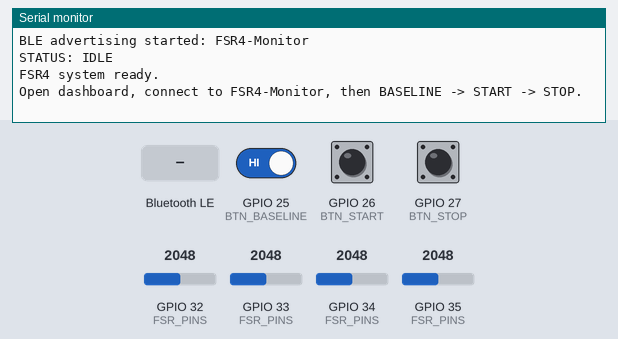
Bench run of a sketch on a simulated ESP32. Parts: the last lines printed to the serial monitor. The inputs (shaded band) are chosen by the test bench; at power-on: GPIO 25 (BTN_BASELINE) HIGH, GPIO 26 (BTN_START) HIGH, GPIO 27 (BTN_STOP) HIGH, GPIO 32 (FSR_PINS) = 2048, GPIO 33 (FSR_PINS) = 2048, GPIO 34 (FSR_PINS) = 2048, GPIO 35 (FSR_PINS) = 2048 (analog values on the 0–4095 scale). Nothing arrives over Bluetooth unless stated; a phone connects over Bluetooth LE 3 s after start.

Above: at 1.8 s.
1.9 s: GPIO 25 (BTN_BASELINE) driven LOW
At 4.6 s:
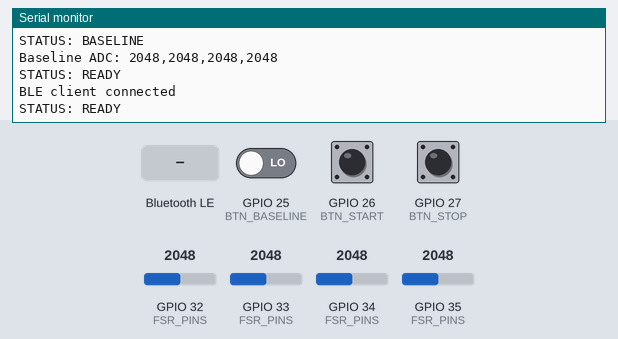
4.9 s: GPIO 26 (BTN_START) pulled LOW for 1 s
At 5.6 s:
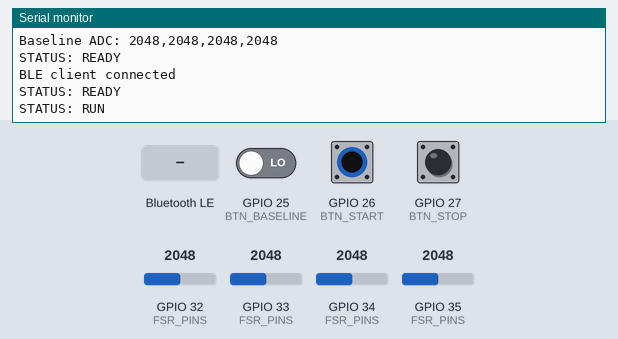
7.7 s: GPIO 27 (BTN_STOP) pulled LOW for 1 s
At 8.8 s:
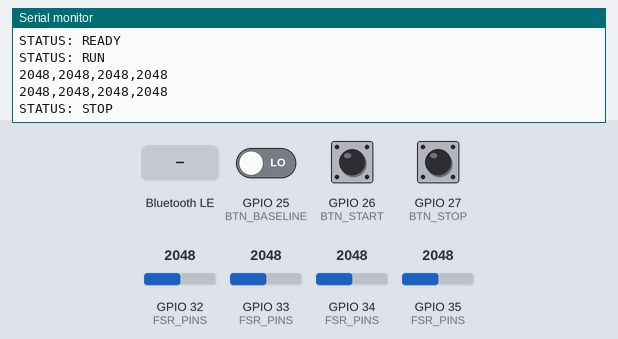
10.2 s: Bluetooth LE write "BASELINE" received
At 11.0 s:
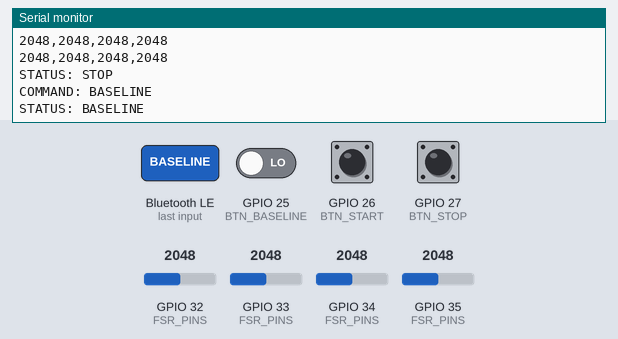
11.7 s: Bluetooth LE write "B" received
At 12.2 s:
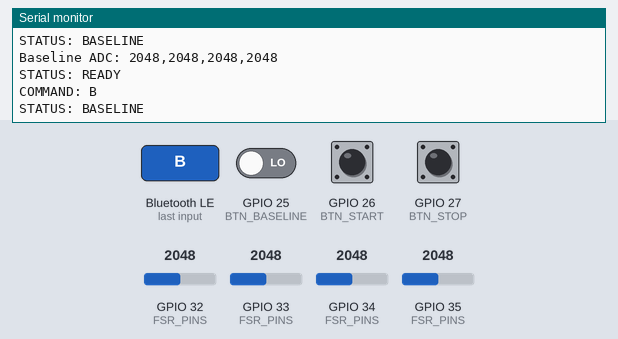
13.2 s: Bluetooth LE write "START" received
At 15.2 s:
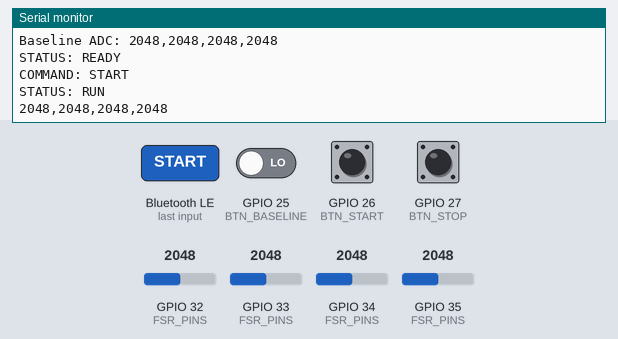

The sketch:

FSR4_ESP32_BLE_Full_1s_StringLength.ino
```cpp
/*
  FSR4 Monitoring - ESP32-WROOM-32
  Komunikasi: Bluetooth Low Energy (BLE), bukan Firebase/Wi-Fi.

  Sensor FSR402:
    FSR1 -> GPIO34
    FSR2 -> GPIO35
    FSR3 -> GPIO32
    FSR4 -> GPIO33

  Tombol ke GND (INPUT_PULLUP):
    BASELINE -> GPIO25
    START    -> GPIO26
    STOP     -> GPIO27

  BLE:
    Device name       : FSR4-Monitor
    Service UUID      : 6e400001-b5a3-f393-e0a9-e50e24dcca9e
    Command (Write)   : 6e400002-b5a3-f393-e0a9-e50e24dcca9e
    Data (Notify)     : 6e400003-b5a3-f393-e0a9-e50e24dcca9e
    Status (Notify)   : 6e400004-b5a3-f393-e0a9-e50e24dcca9e

  Interval pengiriman: 1000 ms (1 detik)
  Format data: ADC1,ADC2,ADC3,ADC4
  Status     : IDLE / BASELINE / READY / RUN / STOP
  Command    : BASELINE atau B, START atau S, STOP atau X

  Catatan:
  - Firmware mengirim ADC mentah. Konversi gram/Newton dilakukan di dashboard
    menggunakan tabel kalibrasi masing-masing sensor.
  - Baseline hanya merekam nilai acuan; tidak mengurangi nilai ADC dan tidak
    menggantikan proses kalibrasi.
  - Pastikan rangkaian pembagi tegangan FSR sesuai dan tegangan pin ESP32
    tidak pernah melebihi 3.3 V.
*/

#include <Arduino.h>
#include <BLEDevice.h>
#include <BLEServer.h>
#include <BLEUtils.h>
#include <BLE2902.h>

// ---------------- PIN ----------------
static const uint8_t FSR_PINS[4] = {34, 35, 32, 33};
static const uint8_t BTN_BASELINE = 25;
static const uint8_t BTN_START    = 26;
static const uint8_t BTN_STOP     = 27;

// ---------------- BLE UUID ----------------
#define SERVICE_UUID        "6e400001-b5a3-f393-e0a9-e50e24dcca9e"
#define COMMAND_CHAR_UUID   "6e400002-b5a3-f393-e0a9-e50e24dcca9e"
#define DATA_CHAR_UUID      "6e400003-b5a3-f393-e0a9-e50e24dcca9e"
#define STATUS_CHAR_UUID    "6e400004-b5a3-f393-e0a9-e50e24dcca9e"

// ---------------- PARAMETER ----------------
const uint32_t SAMPLE_INTERVAL_MS = 1000; // satu paket data setiap 1 detik
const uint8_t ADC_SAMPLES = 16;
const uint8_t BASELINE_COUNT = 8;
const uint32_t DEBOUNCE_MS = 220;

BLEServer *pServer = nullptr;
BLECharacteristic *pDataCharacteristic = nullptr;
BLECharacteristic *pStatusCharacteristic = nullptr;
BLECharacteristic *pCommandCharacteristic = nullptr;

bool deviceConnected = false;
bool oldDeviceConnected = false;
bool baselineCaptured = false;
bool isRunning = false;

uint16_t latestADC[4] = {0, 0, 0, 0};
uint16_t baselineADC[4] = {0, 0, 0, 0};
uint32_t lastSampleMs = 0;

struct ButtonState {
  uint8_t pin;
  bool lastReading;
  bool stableState;
  uint32_t lastChangeMs;
};

ButtonState buttonBaseline{BTN_BASELINE, HIGH, HIGH, 0};
ButtonState buttonStart{BTN_START, HIGH, HIGH, 0};
ButtonState buttonStop{BTN_STOP, HIGH, HIGH, 0};

// ---------------- PEMBACAAN SENSOR ----------------
uint16_t readAveragedADC(uint8_t pin) {
  uint32_t total = 0;
  for (uint8_t i = 0; i < ADC_SAMPLES; i++) {
    total += analogRead(pin);
    delay(2);
  }
  return (uint16_t)(total / ADC_SAMPLES);
}

void readAllSensors() {
  for (uint8_t i = 0; i < 4; i++) {
    latestADC[i] = readAveragedADC(FSR_PINS[i]);
  }
}

// ---------------- STATUS BLE ----------------
void sendStatus(const char *status) {
  if (pStatusCharacteristic == nullptr) return;
  pStatusCharacteristic->setValue(status);
  if (deviceConnected) pStatusCharacteristic->notify();
  Serial.print("STATUS: ");
  Serial.println(status);
}

void sendSensorData() {
  if (!deviceConnected || pDataCharacteristic == nullptr) return;

  char payload[48];
  snprintf(payload, sizeof(payload), "%u,%u,%u,%u",
           latestADC[0], latestADC[1], latestADC[2], latestADC[3]);
  pDataCharacteristic->setValue((uint8_t *)payload, strlen(payload));
  pDataCharacteristic->notify();

  Serial.println(payload);
}

// ---------------- KONTROL PENGUKURAN ----------------
void captureBaseline() {
  isRunning = false;
  sendStatus("BASELINE");

  uint32_t sums[4] = {0, 0, 0, 0};
  for (uint8_t n = 0; n < BASELINE_COUNT; n++) {
    readAllSensors();
    for (uint8_t i = 0; i < 4; i++) sums[i] += latestADC[i];
    delay(40);
  }

  for (uint8_t i = 0; i < 4; i++) {
    baselineADC[i] = (uint16_t)(sums[i] / BASELINE_COUNT);
  }

  baselineCaptured = true;
  Serial.print("Baseline ADC: ");
  Serial.print(baselineADC[0]); Serial.print(',');
  Serial.print(baselineADC[1]); Serial.print(',');
  Serial.print(baselineADC[2]); Serial.print(',');
  Serial.println(baselineADC[3]);

  sendStatus("READY");
}

void startMeasurement() {
  if (!baselineCaptured) {
    // Tetap izinkan pengujian dimulai, tetapi ingatkan melalui Serial.
    Serial.println("Peringatan: START sebelum BASELINE.");
  }
  isRunning = true;
  lastSampleMs = millis();
  sendStatus("RUN");
}

void stopMeasurement() {
  isRunning = false;
  sendStatus("STOP");
}

void processCommand(String command) {
  command.trim();
  command.toUpperCase();
  Serial.print("COMMAND: ");
  Serial.println(command);

  if (command == "BASELINE" || command == "B") {
    captureBaseline();
  } else if (command == "START" || command == "S") {
    startMeasurement();
  } else if (command == "STOP" || command == "X") {
    stopMeasurement();
  }
}

// ---------------- CALLBACK BLE ----------------
class ServerCallbacks : public BLEServerCallbacks {
  void onConnect(BLEServer *server) override {
    deviceConnected = true;
    Serial.println("BLE client connected");
    // Kirim status terkini setelah client terhubung.
    if (isRunning) sendStatus("RUN");
    else if (baselineCaptured) sendStatus("READY");
    else sendStatus("IDLE");
  }

  void onDisconnect(BLEServer *server) override {
    deviceConnected = false;
    Serial.println("BLE client disconnected");
  }
};

class CommandCallbacks : public BLECharacteristicCallbacks {
  void onWrite(BLECharacteristic *characteristic) override {
    String value = characteristic->getValue();
    value.trim();
    if (value.length() > 0) {
      processCommand(value);
    }
  }
};

// ---------------- TOMBOL FISIK ----------------
bool buttonPressed(ButtonState &button) {
  bool reading = digitalRead(button.pin);
  uint32_t now = millis();

  if (reading != button.lastReading) {
    button.lastChangeMs = now;
    button.lastReading = reading;
  }

  if ((now - button.lastChangeMs) > DEBOUNCE_MS && reading != button.stableState) {
    button.stableState = reading;
    if (button.stableState == LOW) return true;
  }
  return false;
}

void setupBLE() {
  BLEDevice::init("FSR4-Monitor");
  pServer = BLEDevice::createServer();
  pServer->setCallbacks(new ServerCallbacks());

  BLEService *service = pServer->createService(SERVICE_UUID);

  pDataCharacteristic = service->createCharacteristic(
    DATA_CHAR_UUID,
    BLECharacteristic::PROPERTY_NOTIFY
  );
  pDataCharacteristic->addDescriptor(new BLE2902());

  pStatusCharacteristic = service->createCharacteristic(
    STATUS_CHAR_UUID,
    BLECharacteristic::PROPERTY_NOTIFY
  );
  pStatusCharacteristic->addDescriptor(new BLE2902());

  pCommandCharacteristic = service->createCharacteristic(
    COMMAND_CHAR_UUID,
    BLECharacteristic::PROPERTY_WRITE
  );
  pCommandCharacteristic->setCallbacks(new CommandCallbacks());

  service->start();

  BLEAdvertising *advertising = BLEDevice::getAdvertising();
  advertising->addServiceUUID(SERVICE_UUID);
  advertising->setScanResponse(true);
  advertising->start();
  Serial.println("BLE advertising started: FSR4-Monitor");
}

void setup() {
  Serial.begin(115200);
  delay(500);

  pinMode(BTN_BASELINE, INPUT_PULLUP);
  pinMode(BTN_START, INPUT_PULLUP);
  pinMode(BTN_STOP, INPUT_PULLUP);

  analogReadResolution(12);
  for (uint8_t i = 0; i < 4; i++) {
    analogSetPinAttenuation(FSR_PINS[i], ADC_11db);
  }

  readAllSensors();
  setupBLE();
  sendStatus("IDLE");

  Serial.println("FSR4 system ready.");
  Serial.println("Open dashboard, connect to FSR4-Monitor, then BASELINE -> START -> STOP.");
}

void loop() {
  if (buttonPressed(buttonBaseline)) captureBaseline();
  if (buttonPressed(buttonStart)) startMeasurement();
  if (buttonPressed(buttonStop)) stopMeasurement();

  uint32_t now = millis();
  if (isRunning && (now - lastSampleMs >= SAMPLE_INTERVAL_MS)) {
    lastSampleMs = now;
    readAllSensors();
    sendSensorData();
  }

  // Mulai advertising kembali setelah koneksi BLE terputus.
  if (!deviceConnected && oldDeviceConnected) {
    delay(300);
    pServer->startAdvertising();
    oldDeviceConnected = deviceConnected;
    Serial.println("BLE advertising restarted");
  }
  if (deviceConnected && !oldDeviceConnected) {
    oldDeviceConnected = deviceConnected;
  }

  delay(5);
}
```

Measured:
- after the input at 1.9 s, the serial monitor: prints a new line after 0.22 s (image 1)
- after the input at 4.9 s, the serial monitor: prints a new line after 0.23 s (image 2)
- after the input at 7.7 s, the serial monitor: prints a new line after 0.22 s (image 3)
- after the input at 10.2 s, the serial monitor: prints a new line at once (image 4)
- after the input at 11.7 s, the serial monitor: prints a new line at once (image 5)
- after the input at 13.2 s, the serial monitor: prints a new line at once (image 6)
